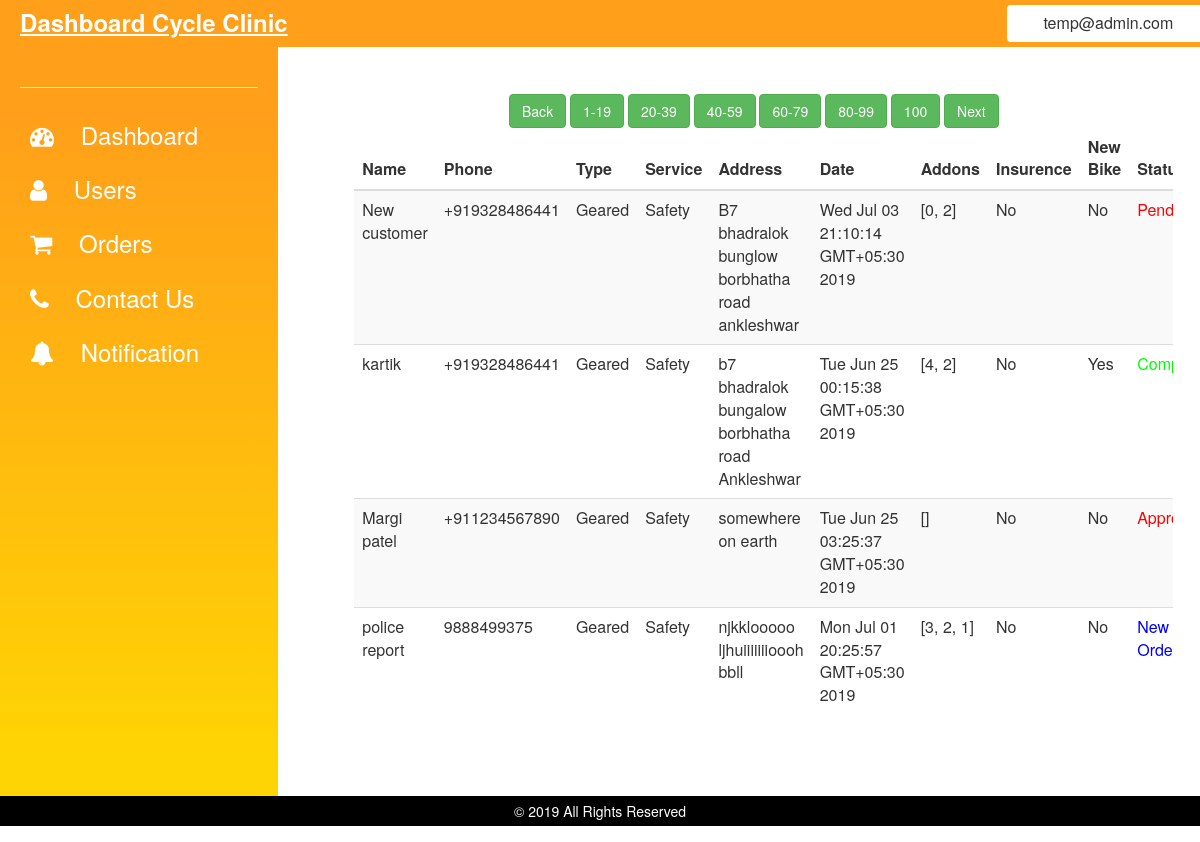
/order.php (signed in), run on the app's committed database.
### tables this page shows
CREATE TABLE `service` (
  `id` int(11) NOT NULL,
  `uid` varchar(1100) NOT NULL,
  `name` varchar(1100) NOT NULL,
  `phone` varchar(1100) NOT NULL,
  `type` varchar(1100) NOT NULL,
  `service` varchar(1100) NOT NULL,
  `address` mediumtext NOT NULL,
  `date` varchar(1100) NOT NULL,
  `scratches` tinyint(1) NOT NULL,
  `addons` mediumtext NOT NULL,
  `status` int(11) NOT NULL,
  `intresedlnsurence` tinyint(1) NOT NULL,
  `intresedNewBike` tinyint(1) NOT NULL,
  `sign` varchar(1100) DEFAULT NULL
);

### order.php (the view, shortened to what this page needs)
<?php
include_once "api/connection.php";
include_once "layout/base.php";
if (isset($_COOKIE['login']) != 1) {
    header('Location: login.php');
} else {
    $username = $_COOKIE['name'];
    $useremail = $_COOKIE['email'];
}
$get_pagenation = 0;
?>
<!DOCTYPE html>
<html lang="en">
<head>
    <link rel="stylesheet" href="https://maxcdn.bootstrapcdn.com/bootstrap/3.4.0/css/bootstrap.min.css">
    <link rel="stylesheet" href="https://cdnjs.cloudflare.com/ajax/libs/font-awesome/4.7.0/css/font-awesome.min.css">
</head>
<body>
    <?php TopBar($username, $useremail); ?>
    <div class="row">
        <div class="col-md-3 col-xs-3">
            <?php SideBar(); ?>
        </div>
        <div class="col-md-9 col-xs-9">
            <div id="contetMain">
                <div id="pagination">
                    <?php
                    $back = $get_pagenation - 1;
                    $next = $get_pagenation + 1;
                    ?>
                    <center>
                        <span>
                            <a href="<?php echo "?page=$back" ?>">
                                <div class='btn btn-success'>Back</div>
                            </a>
                        </span>
                        <span>
                            <a href="?page=0">
                                <div class='btn btn-success'>1-19</div>
                            </a>
                        </span>
                        <span>
                            <a href="?page=1">
                                <div class='btn btn-success'>20-39</div>
                            </a>
                        </span>
                        <span>
                            <a href="?page=2">
                                <div class='btn btn-success'>40-59</div>
                            </a>
                        </span>
                        <span>
                            <a href="?page=3">
                                <div class='btn btn-success'>60-79</div>
                            </a>
                        </span>
                        <span>
                            <a href="?page=4">
                                <div class='btn btn-success'>80-99</div>
                            </a>
                        </span>
                        <span>
                            <a href="?page=5">
                                <div class='btn btn-success'>100</div>
                            </a>
                        </span>
                        <span>
                            <a href="<?php echo "?page=$next" ?>">
                                <div class='btn btn-success'>Next</div>
                            </a>
                        </span>
                    </center>
                </div>
                <table class="table table-striped">
                    <thead>
                        <tr>
                            <th>Name</th>
                            <th>Phone</th>
                            <th>Type</th>
                            <th>Service</th>
                            <th>Address</th>
                            <th>Date</th>
                            <th>Addons</th>
                            <th>Insurence</th>
                            <th>New Bike</th>
                            <th>Status</th>
                        </tr>
                    </thead>
                    <tbody>
                        <?php
                        $page_start = $get_pagenation * 20;
                        $page_end = ($get_pagenation * 20) + 19;
                        $sql = "SELECT * FROM `service` LIMIT $page_start,$page_end ";
                        $result = mysqli_query($con, $sql);
                        if (mysqli_num_rows($result) > 0) {
                            while ($row = mysqli_fetch_array($result)) {
                                $insurence = ($row[11] == 1) ? "Yes" : "No";
                                $newbike = ($row[12] == 1) ? "Yes" : "No";
                                if($row[10] == 5){
                                    $status = "<a href='neworder.php?id=$row[0]' style='color: #0f0;'>Completed</a>";
                                }
                                elseif($row[10] >=2 && $row[10] <= 4){
                                    $status = "<a href='neworder.php?id=$row[0]' style='color: #f00;'>Pending</a>";
                                }
                                elseif($row[10] ==1){
                                    $status = "<a href='neworder.php?id=$row[0]' style='color: #f00;'>Approved</a>";
                                }
                                else {
                                    $status = "<a style='color: #00f;' href='neworder.php?id=$row[0]'>New Order</a>";
                                }
                                echo "
                                <tr>
                                <td>$row[2]</td>
                                <td>$row[3]</td>
                                <td>$row[4]</td>
                                <td>$row[5]</td>
                                <td>$row[6]</td>
                                <td>$row[7]</td>
                                <td>$row[9]</td>
                                <td>$insurence</td>
                                <td>$newbike</td>
                                <td>$status</td>
                                </tr>
                                ";
                            }
                        } else {
                            echo "<tr>
                            <td colspan='10'><center>No Users Found </center></td>
                            </tr>";
                        }
                        ?>
                    </tbody>
                </table>
            </div>
        </div>
    </div>
    <?php FootBar(); ?>
</body>
</html>

### layout/base.php
<?php
echo "<link rel='stylesheet' type='text/css' media='screen' href='css/base.css'>";
function TopBar($username = "" , $useremail = "")
{
    echo "
    <div  id='TopBar'>
        <div class='row'>
            <div class='col-md-4'>
                <span id='title'>Dashboard Cycle Clinic </span>
            </div>
            <div class='col-md-2 btn ' id='right'>
                <span >$useremail</span>
            </div>
        </div>
    </div>
    ";
}
function SideBar()
{
    echo "
   <div id='SideBar'>
    <hr>
        <div id='element'>
            <a href='index.php'>
                <i class='fa fa-tachometer'></i>
                <span id='name'>Dashboard</span>
            </a>
        </div>
        <div id='element'>
            <a href='user.php'>
                <i class='fa fa-user'></i>
                <span id='name'>Users</span>
            </a>
        </div>
        <div id='element'>
            <a href='order.php'>
                <i class='fa fa-shopping-cart'></i>
                <span id='name'>Orders</span>
            </a>
        </div>
        <div id='element'>
            <a href='contact.php'>
                <i class='fa fa-phone'></i>
                <span id='name'>Contact Us</span>
            </a>
        </div>
        <div id='element'>
            <a href='notification.php'>
                <i class='fa fa-bell'></i>
                <span id='name'>Notification</span>
            </a>
        </div>
    </div>
    ";
}
function FootBar()
{
    $year = date('Y');
    echo '
    <div id="FootBar">
        <span>&copy; '.$year.' All Rights Reserved </span>
    </div>
    ';
}
?>

### css/base.css (style rules this page uses)
body { overflow: hidden; margin: 0px; }
#TopBar { background: #ff9f1a; padding: 5px; width: 100%; position: -webkit-sticky; position: sticky; top: 0; z-index: +2; }
#TopBar #title { font-size: 24px; color: #fff; font-weight: bold; padding-left: 4%; text-decoration: underline; }
#TopBar #right { float: right; background: #fff; font-size: 16px; }
#SideBar { background-image: linear-gradient( 0deg, rgba(255, 212, 4, 1) 5.8%, #ff9f1a 91.1%); padding: 20px; height: 89%; }
#SideBar #element { padding: 10px; color: #fff; font-size: 24px; }
#SideBar #element a { color: #fff; text-decoration: none; }
#SideBar #element #name { padding-left: 20px; }
#FootBar { padding: 5px; background: #000; color: #fff; text-align: center; position: -webkit-sticky; position: sticky; bottom: 0; }
#contetMain { margin: 3%; height: 80%; overflow-y: auto; padding: 20px; }

### data on the page
service: name "New customer", phone "+919328486441", type "Geared", service "Safety", address "B7 bhadralok bunglow borbhatha road ankleshwar", date "Wed Jul 03 21:10:14 GMT+05:30 2019", addons "[0, 2]", intresedlnsurence "No", intresedNewBike "No"
service: name "kartik", phone "+919328486441", type "Geared", service "Safety", address "b7 bhadralok bungalow borbhatha road Ankleshwar", date "Tue Jun 25 00:15:38 GMT+05:30 2019", addons "[4, 2]", intresedlnsurence "No", intresedNewBike "Yes"
service: name "Margi patel", phone "+911234567890", type "Geared", service "Safety", address "somewhere on earth", date "Tue Jun 25 03:25:37 GMT+05:30 2019", addons "[]", intresedlnsurence "No", intresedNewBike "No"
service: name "police report", phone "9888499375", type "Geared", service "Safety", address "njkklooooo ljhuiiiiiiioooh bbll", date "Mon Jul 01 20:25:57 GMT+05:30 2019", addons "[3, 2, 1]", intresedlnsurence "No", intresedNewBike "No"

### other printed values
$useremail "temp@admin.com"
